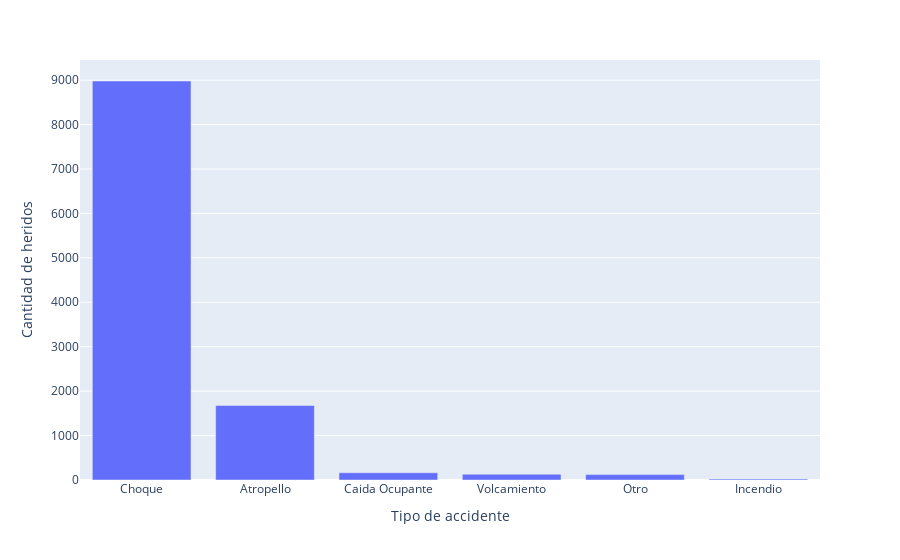
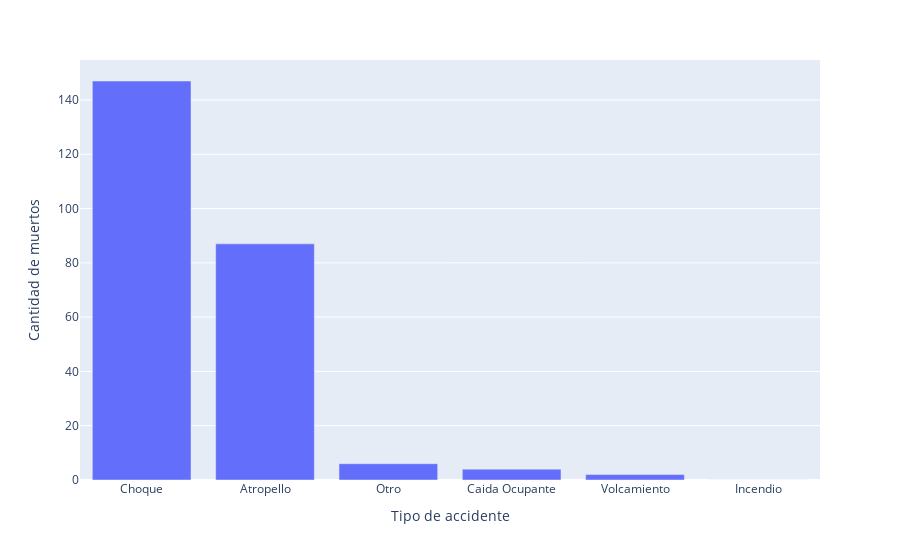

Here is the notebook cell these charts were saved with, in order:
### Markdown cell above
Cantidad de heridos y muertos por cada tipo de accidente

### Code cell
df1 = df.copy()
df1 = df1[["GRAVEDAD_ACCIDENTE","CANT_HERIDOS_EN _SITIO_ACCIDENTE","CLASE_ACCIDENTE"]]
df1 = df1.groupby("CLASE_ACCIDENTE").sum().reset_index()
df1 = df1.sort_values(by='CANT_HERIDOS_EN _SITIO_ACCIDENTE', ascending=False)



fig = px.bar(df1,y="CANT_HERIDOS_EN _SITIO_ACCIDENTE",x="CLASE_ACCIDENTE",  labels={
                     "CANT_HERIDOS_EN _SITIO_ACCIDENTE": "Cantidad de heridos",
                     "CLASE_ACCIDENTE": "Tipo de accidente",
                 },)
fig.show()
df2 = df.copy()
df2 = df2.groupby("CLASE_ACCIDENTE").sum().reset_index()
df2 = df2.sort_values(by='CANT_MUERTOS_EN _SITIO_ACCIDENTE', ascending=False)
fig = px.bar(df2,y="CANT_MUERTOS_EN _SITIO_ACCIDENTE",x="CLASE_ACCIDENTE",labels={
                     "CANT_MUERTOS_EN _SITIO_ACCIDENTE": "Cantidad de muertos",
                     "CLASE_ACCIDENTE": "Tipo de accidente",
                 },)
fig.show()
df1

### Figure 1 — Plotly figure (JSON) as saved in the notebook; plotly's stock layout.template omitted (floating-point values rounded to 4 significant figures)
{"data": [{"alignmentgroup": "True", "hovertemplate": "Tipo de accidente=%{x}<br>Cantidad de heridos=%{y}<extra></extra>", "legendgroup": "", "marker": {"color": "#636efa", "pattern": {"shape": ""}}, "name": "", "offsetgroup": "", "orientation": "v", "showlegend": false, "textposition": "auto", "type": "bar", "x": ["Choque", "Atropello", "Caida Ocupante", "Volcamiento", "Otro", "Incendio"], "xaxis": "x", "y": [8980, 1677, 163, 130, 121, 22], "yaxis": "y"}], "layout": {"barmode": "relative", "legend": {"tracegroupgap": 0}, "margin": {"t": 60}, "xaxis": {"anchor": "y", "domain": [0, 1], "title": {"text": "Tipo de accidente"}}, "yaxis": {"anchor": "x", "domain": [0, 1], "title": {"text": "Cantidad de heridos"}}}}

### Figure 2 — Plotly figure (JSON) as saved in the notebook; plotly's stock layout.template omitted (floating-point values rounded to 4 significant figures)
{"data": [{"alignmentgroup": "True", "hovertemplate": "Tipo de accidente=%{x}<br>Cantidad de muertos=%{y}<extra></extra>", "legendgroup": "", "marker": {"color": "#636efa", "pattern": {"shape": ""}}, "name": "", "offsetgroup": "", "orientation": "v", "showlegend": false, "textposition": "auto", "type": "bar", "x": ["Choque", "Atropello", "Otro", "Caida Ocupante", "Volcamiento", "Incendio"], "xaxis": "x", "y": [147, 87, 6, 4, 2, 0], "yaxis": "y"}], "layout": {"barmode": "relative", "legend": {"tracegroupgap": 0}, "margin": {"t": 60}, "xaxis": {"anchor": "y", "domain": [0, 1], "title": {"text": "Tipo de accidente"}}, "yaxis": {"anchor": "x", "domain": [0, 1], "title": {"text": "Cantidad de muertos"}}}}
